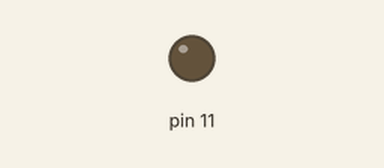
Recording of a sketch running on a simulated Arduino Uno, built with avr-gcc and run on an emulated ATmega328P. Parts: output pins drawn as LEDs (lit = HIGH).

Above: at 1.0 s.
At 3.5 s:
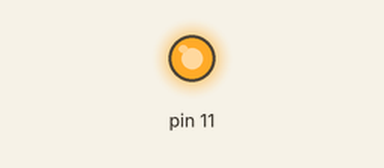
Timing chart, 0 to 7.8 s (numbered marks = the images above):
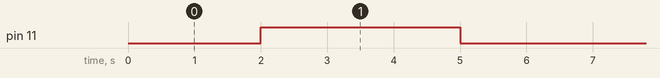

Measured:
- by itself, pin 11: alternates HIGH for 3.0 s and LOW for 3.0 s

The sketch:

pbl_LED1.ino
```cpp
void setup() {
 pinMode(11,OUTPUT);

}

void loop() {
 digitalWrite(12,HIGH);
 delay(1000);

 digitalWrite(12,LOW);
 delay(1000);
 digitalWrite(11,HIGH);
 delay(3000);
 digitalWrite(11,LOW);
 delay(1000);
}
```
